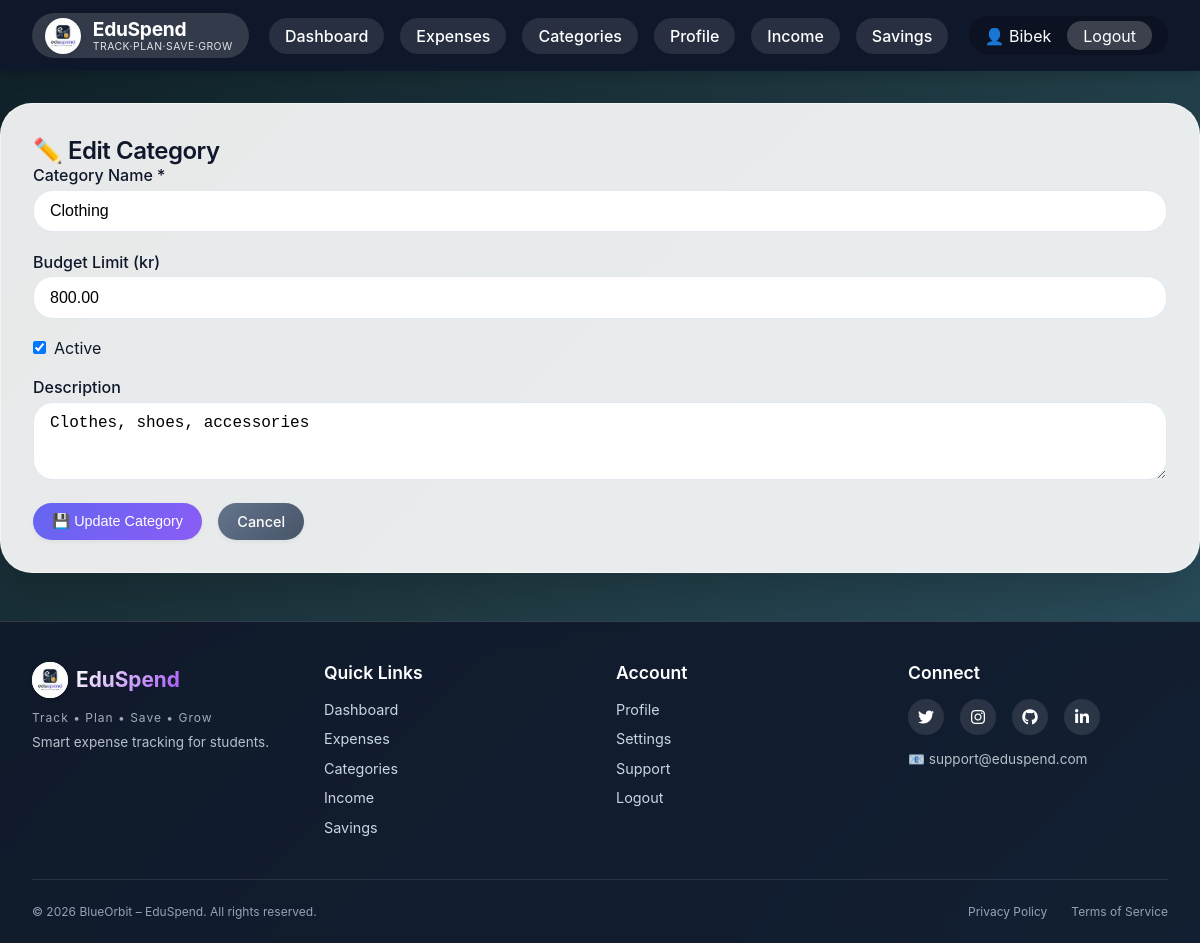
Screenshot of /modules/category/edit.php?id=22 (signed in) with the database file from the repository.
### tables this page shows
CREATE TABLE `tblcategory` (
  `CategoryID` int(11) NOT NULL,
  `CategoryName` varchar(50) NOT NULL,
  `BudgetLimit` decimal(10,2) NOT NULL,
  `IsActive` tinyint(1) DEFAULT 1,
  `CreatedDate` date NOT NULL,
  `Description` varchar(200) DEFAULT NULL
);

### includes/Category.php (called while the page is built, shortened)
<?php
require_once __DIR__ . '/config.php';
class Category {
    public function __construct($data = null) {
        if ($data) {
            $this->categoryName = $data['CategoryName'] ?? null;
            $this->budgetLimit = $data['BudgetLimit'] ?? null;
            $this->isActive = $data['IsActive'] ?? 1;
            $this->description = $data['Description'] ?? null;
        }
    }
    public static function find($id) {
        global $pdo;
        $stmt = $pdo->prepare("SELECT * FROM tblCategory WHERE CategoryID = ?");
        $stmt->execute([$id]);
        $data = $stmt->fetch(PDO::FETCH_ASSOC);
        return $data ? new Category($data) : null;
    }
}
?>

### modules/category/edit.php (the view, shortened to what this page needs)
<?php
require_once '../../includes/header.php';
require_once '../../includes/Category.php';
$id = isset($_GET['id']) ? (int)$_GET['id'] : 0;
$category = Category::find($id);
?>
<h2>✏️ Edit Category</h2>
<form method="post" class="modern-form">
    <div class="form-group">
        <label>Category Name *</label>
        <input type="text" name="name" value="<?= htmlspecialchars($category->categoryName) ?>" required>
    </div>
    <div class="form-group">
        <label>Budget Limit (kr)</label>
        <input type="number" step="0.01" name="budget_limit" value="<?= $category->budgetLimit ?>">
    </div>
    <div class="form-group checkbox-group">
        <label class="checkbox-inline">
            <input type="checkbox" name="is_active" <?= $category->isActive ? 'checked' : '' ?>>
            <span>Active</span>
        </label>
    </div>
    <div class="form-group">
        <label>Description</label>
        <textarea name="description" rows="3"><?= htmlspecialchars($category->description) ?></textarea>
    </div>
    <div class="form-actions">
        <button type="submit" class="btn">💾 Update Category</button>
        <a href="list.php" class="btn btn-secondary">Cancel</a>
    </div>
</form>
<?php require_once '../../includes/footer.php'; ?>

### assets/css/style.css (style rules this page uses)
:root { --primary: #6366f1; --primary-dark: #4f46e5; --secondary: #10b981; --danger: #f43f5e; --warning: #f59e0b; --dark: #0f172a; --light: #f8fafc; --gray: #64748b; --glass: rgba(255, 255, 255, 0.2); --glass-border: rgba(255, 255, 255, 0.3); }
* { margin: 0; padding: 0; box-sizing: border-box; }
body { background: linear-gradient(135deg, #0f2027, #203a43, #2c5364); background-attachment: fixed; font-family: 'Inter', system-ui, -apple-system, 'Segoe UI', Roboto, Helvetica, Arial, sans-serif; min-height: 100vh; color: var(--dark); }
h1, h2, h3 { color: var(--dark); font-weight: 600; letter-spacing: -0.02em; }
.form-group { margin-bottom: 1.2rem; }
label { display: block; font-weight: 500; margin-bottom: 0.3rem; color: var(--dark); }
input, select, textarea { width: 100%; padding: 0.7rem 1rem; border: 1px solid #e2e8f0; border-radius: 20px; font-size: 1rem; transition: all 0.2s; background: white; }
.checkbox-group { margin-bottom: 1.2rem; }
.checkbox-inline { display: flex; align-items: center; gap: 0.5rem; cursor: pointer; font-weight: normal; }
.checkbox-inline input { width: auto; margin: 0; }
.checkbox-inline span { color: var(--dark); }
.btn { display: inline-block; background: linear-gradient(135deg, #6366f1, #8b5cf6); color: white; padding: 0.6rem 1.2rem; border: none; border-radius: 40px; cursor: pointer; text-decoration: none; font-size: 0.9rem; font-weight: 500; transition: all 0.2s; box-shadow: 0 2px 4px rgba(0,0,0,0.05); }
.btn-secondary { background: linear-gradient(135deg, #64748b, #475569); }
.form-actions { display: flex; gap: 1rem; margin-top: 1rem; }

### rows the page displays
tblcategory: name "Clothing", budget_limit "800.00", IsActive "☑", description "Clothes, shoes, accessories"

### other values shown
$_SESSION['user_name'] "Bibek"
